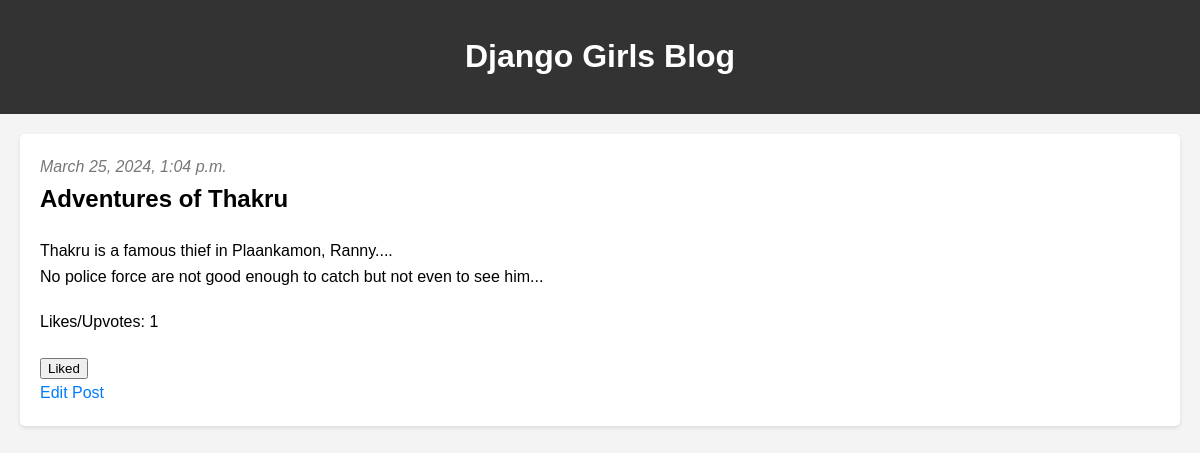
The app's page /post/1/ (signed in) with its own data.
### blog/models.py (models this page shows, shortened)
class Post(models.Model):
    author = models.ForeignKey(settings.AUTH_USER_MODEL, on_delete=models.CASCADE)
    title = models.CharField(max_length=200)
    text = models.TextField()
    created_date = models.DateTimeField(default=timezone.now)
    published_date = models.DateTimeField(blank=True, null=True)
    likes = models.ManyToManyField(settings.AUTH_USER_MODEL, related_name='post_likes', blank=True)
    def like_count(self):
        return self.likes.count()

### blog/views.py (the view)
# urls.py: path('post/<int:pk>/', views.post_detail, name='post_detail'),
def post_detail(request, pk):
    post = get_object_or_404(Post, pk=pk)
    return render(request, 'blog/post_detail.html', {'post': post})

### blog/templates/blog/post_detail.html (shortened to what this page needs)
{% extends 'blog/base.html' %}
{% block content %}
    <article class="post">
        {% if post.published_date %}
            <time class="date">
                {{ post.published_date }}
            </time>
        {% endif %}
        <h2>{{ post.title }}</h2>
        <p>{{ post.text|linebreaksbr }}</p>
        <p>Likes/Upvotes: {{ post.like_count }}</p>
            <form action="{% url 'like_post' pk=post.pk %}" method="POST">
                <button type="submit">{% if user in post.likes.all %}Liked{% else %}Like{% endif %}</button>
            </form>
        <a href="{% url 'post_edit' pk=post.pk %}" class="btn btn-primary">Edit Post</a>
    </article>
{% endblock %}

### blog/templates/blog/base.html (style rules this page uses)
body { font-family: Arial, sans-serif; line-height: 1.6; margin: 0; padding: 0; background-color: #f4f4f4; }
article { background-color: #fff; margin: 20px; padding: 20px; border-radius: 5px; box-shadow: 0 2px 4px rgba(0, 0, 0, 0.1); }
article time { font-style: italic; color: #777; }
article h2 { margin-top: 0; }
article p { margin-bottom: 20px; }
a { color: #007bff; text-decoration: none; }

### records on screen
Post: published_date "March 25, 2024, 1:04 p.m.", title "Adventures of Thakru", text "Thakru is a famous thief in Plaankamon, Ranny.... No police force are not good enough to catch but not even to see him...", like_count "1"
